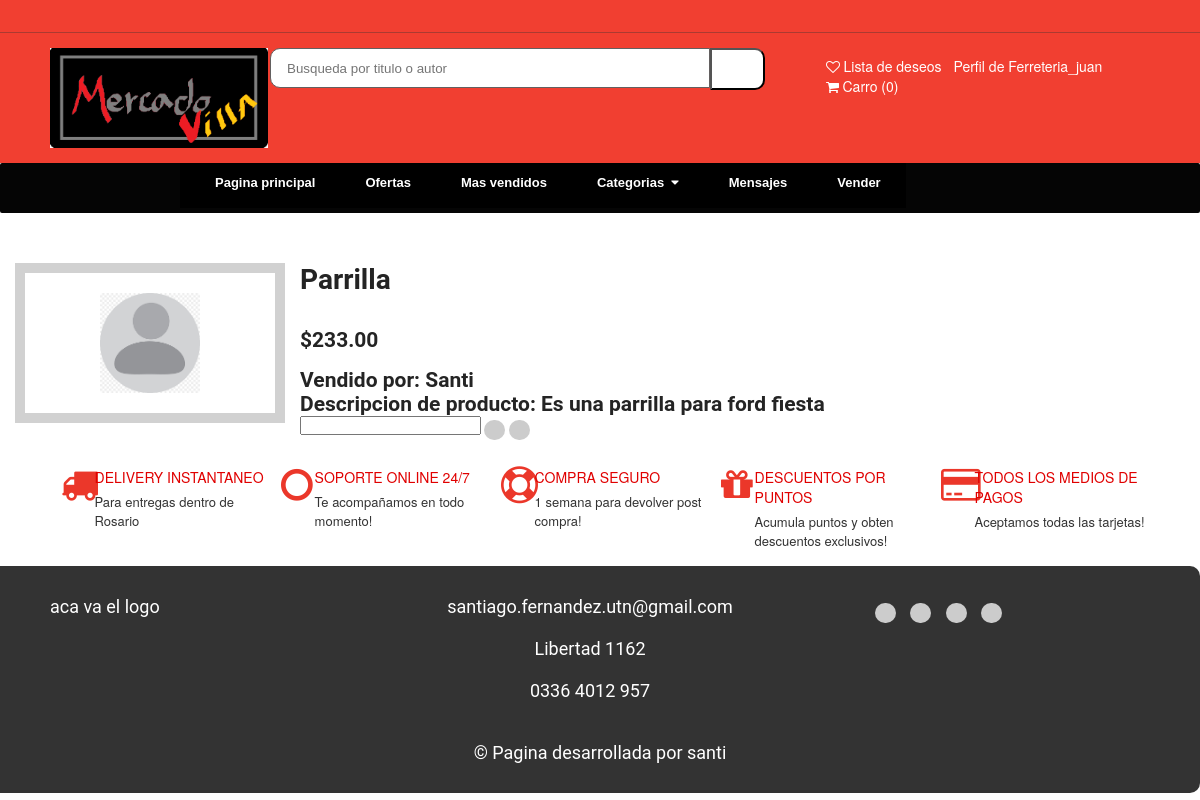
/publication/2313 (signed in), run on the app's committed database.
### clients/models.py (models this page shows)
class ClientModel(AbstractUser):
    cuit = models.CharField(max_length=11)
    business_line = models.CharField(choices=BusinessLineChoices.choices, max_length=128, default=BusinessLineChoices.OTROS.value)
    business_line_interes = models.CharField(choices=BusinessLineChoices.choices, max_length=128, default=BusinessLineChoices.OTROS.value)
    is_seller = models.BooleanField(default=False)
    is_buyer = models.BooleanField(default=True)
    state = models.CharField(max_length=128,blank = True, null = True)
    city = models.CharField(max_length=128,blank = True, null = True)
    postal_code = models.CharField(max_length = 4,blank = True, null = True)
    phone_number = models.CharField(max_length = 64)
    avatar = models.ImageField(upload_to="avatar", null = True, blank = True)

### stock/models.py (models this page shows, shortened)
class StockProduct(models.Model):
    user = models.ForeignKey(ClientModel,on_delete=models.CASCADE,limit_choices_to={'is_seller': True})#si se elimina un cliente, se eliminan los productos cargados por el
    business_line = models.CharField(choices=BusinessLineChoices.choices, max_length=128, default=BusinessLineChoices.OTROS.value)
    quantity_stock = models.PositiveIntegerField()
    price = models.DecimalField(max_digits=10, decimal_places=2)
    name_product = models.CharField(max_length=140)
    description = models.TextField(max_length=1200)
    imagen = models.ImageField(upload_to="productos", null = True)
    code_product = models.CharField(max_length=10,  primary_key=True)
    expiration = models.DateTimeField(null = True, default=None)
    class Meta:
        unique_together = ("user","code_product")#cualquier relacion entre cliente y codigo tiene que ser unica

### publication/views.py (the view)
# urls.py: path('', PublicationView.as_view(), name="publication"),
class PublicationView(LoginRequiredMixin, View):
    def get(self, request, code_product):
        publication_product =  get_object_or_404(StockProduct, pk=code_product)
        code_product = publication_product.code_product
        template = loader.get_template('publication.html')
        context = {
            'publication_product': publication_product,
            'code_product' : code_product,
        }
        return HttpResponse(template.render(context, request))

### templates/publication.html (shortened to what this page needs)
{% extends "home.html" %}
{% load humanize%}
{% block content %}
<div class="width-25">
    <div class="product-section">
        <div class="product-border">
            <div class="product-img-center">
                <img class="product-img" src="{{ publication_product.imagen.url }}">
            </div>
        </div>
    </div>
</div>
<form action="{% url 'cart'%}" method="POST">
<p>
<div>
    <h1>{{publication_product.name_product | capfirst}}</h1>
    <br><br>
    <p class="product-name">
        <h2>${{publication_product.price | intcomma}}</h2>
    </p><br>
    <p class="product-name">
        <h2>Vendido por: {{ publication_product.user | capfirst }}</h2>
    </p>
    <p class="product-name">
        <h2>Descripcion de producto: {{ publication_product.description | capfirst }}</h2>
    </p>
    <input type="number" name="qt" >
    <button type="submit"class="icon-button"id="python-button" ></button>
    <button type="button"class="icon-button"id="python-button" data-lang="python"></button>
</div>
</p>
</form>
{% endblock content%}

### templates/home.html (shortened to what this page needs)
<html>
  <head>
    {% load static %}
    <link rel="stylesheet"
      href="https://cdnjs.cloudflare.com/ajax/libs/font-awesome/4.7.0/css/font-awesome.min.css">
    <link rel="stylesheet" href="{% static 'css/home.css' %}" type="text/css" />
    {% load humanize %}
  </head>
  <body>
    <div class="width-100 top-header">
      <div class="container-word">
        <div class="word-slide">
        </div>
      </div>
    </div>
    <div class="width-100 search-panel">
      <div class="container">
        <div class="width-20">
          <img src="../static/img/mercadovilla logo.png" class="product-img"
            alt="[Logotipo]">
        </div>
        <div class="width-50">
          <input class="search-textbox" type="text"
            Placeholder="Busqueda por titulo o autor">
          <button class="search-button">
          </button>
        </div>
        <div class="width-30">
          <ul class="cart-sect">
            <li>
              <i class="fa fa-heart-o" aria-hidden="true"></i>
              <a class="head1mr" href="#">Lista de deseos </a>
            </li>
            {% if user.is_authenticated %}
            <li>
              <a href="/user/">Perfil de {{ user.username |capfirst }}</a>
            </li>
            {% else %}
            <li>
              <i class="fa fa-user-circle-o" aria-hidden="true"></i>
              <a href="/login/"> Iniciar sesion </a>
            </li>
            {% endif %}
            <li>
              <i class="fa fa-shopping-cart" aria-hidden="true"></i>
              <a href="{%url 'cart'%}"> Carro (0)</a>
            </li>
          </ul>
        </div>
      </div>
    </div>
    <div class="ftl_menu">
      <div class="content-navbar">
        <ul id="navbar" class="options-navbar">
          <li>
            <a href="/web/">Pagina principal</a>
          </li>
          <li>
            <a href="#">Ofertas</a>
          </li>
          <li>
            <a href="#">Mas vendidos</a>
          </li>
          <li><a href="#">Categorias &nbsp;<i class="fa fa-caret-down"></i></a>
            <ul>
            </ul>
          </li>
          <li>
            <a href="#">Mensajes</a>
          </li>
          <li>
            <a href="#">Vender</a>
          </li>
        </ul>
      </div>
    </div>
    {% block content %}
    {% endblock content %}
    <div class="width-100 margin-top-50 feature-sect">
      <div class="container">
        <div class="width-20 featured-padding">
          <div class="featured-border">
            <div class="width-20 featured-content">
              <i class="fa fa-truck" aria-hidden="true"></i>
            </div>
            <div
              class="width-80 featured-content margin-top-8">
              <h4>Delivery Instantaneo</h4>
              <p>Para entregas dentro de Rosario</p>
            </div>
          </div>
        </div>
        <div class="width-20">
          <div class="featured-border">
            <div class="featured-bord">
              <div class="width-20 featured-content">
                <i class="fa fa-circle-o"
                  aria-hidden="true"></i>
              </div>
              <div
                class="width-80 featured-content margin-top-8">
                <h4>Soporte Online 24/7</h4>
                <p>Te acompañamos en todo momento! </p>
              </div>
            </div>
          </div>
        </div>
        <div class="width-20">
          <div class="featured-border">
            <div class="width-20 featured-content">
              <i class="fa fa-life-ring"
                aria-hidden="true"></i>
            </div>
            <div
              class="width-80 featured-content margin-top-8">
              <h4>Compra seguro</h4>
              <p>1 semana para devolver post compra!</p>
            </div>
          </div>
        </div>
        <div class="width-20">
          <div class="featured-border">
            <div class="width-20 featured-content">
              <i class="fa fa-gift" aria-hidden="true"></i>
            </div>
            <div
              class="width-80 featured-content margin-top-8">
              <h4>Descuentos por puntos</h4>
              <p>Acumula puntos y obten descuentos
                exclusivos!</p>
            </div>
          </div>
        </div>
        <div class="width-20">
          <div class="featured-border">
            <div class="width-20 featured-content">
              <i class="fa fa-credit-card"
                aria-hidden="true"></i>
            </div>
            <div
              class="width-80 featured-content margin-top-8">
              <h4>Todos los medios de pagos</h4>
              <p>Aceptamos todas las tarjetas!</p>
            </div>
          </div>
        </div>
      </div>
    </div>
    <footer class="footer">
      <div class="container">
        <div class="footer-content">
          <div class="footer-logo">
            aca va el logo
          </div>
          <div class="footer-links">
            <ul class="footer-menu">
              <li><a href="#">santiago.fernandez.utn@gmail.com</a></li><br><br>
              <li><a href="#">Libertad 1162</a></li><br><br>
              <li><a href="#">0336 4012 957</a></li><br><br>
            </ul>
          </div>
          <div class="footer-social">
            <ul class="social-icons">
              <li>
                <button type="button"
                  class="icon-button"
                  id="python-button" data-lang="python">
                  </button>
              </li>
              <li>
                <button type="button"
                  class="icon-button"
                  id="python-button" data-lang="python">
                  </button>
              </li>
              <li>
                <button type="button"
                  class="icon-button"
                  id="python-button" data-lang="python">
                  </button>
              </li>
              <li><button type="button"
                  class="icon-button"
                  id="python-button" data-lang="python">
                  </button>
              </li>
            </ul>
          </div>
        </div>
        <div class="footer-bottom">
          <p>&copy; Pagina desarrollada por santi</p>
        </div>
      </div>
    </footer>
  </body>
</html>

### data on the page
ClientModel: username "Ferreteria_juan"
StockProduct: imagen (picture), name_product "Parrilla", price "233.00", user "Santi", description "Es una parrilla para ford fiesta"
